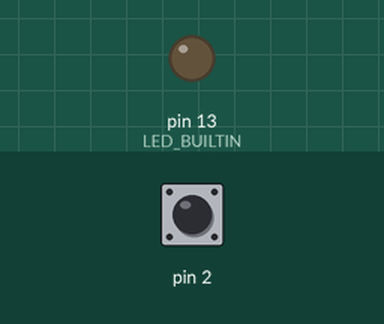
This sketch was run on a simulated Arduino Uno, built with avr-gcc and run on an emulated ATmega328P. Shown: output pins drawn as LEDs (lit = HIGH). The test bench sets the inputs (shaded band); at power-on: pin 2 HIGH.

Above: at 1.2 s.
1.3 s: pin 2 pulled LOW for 0.15 s
At 2.5 s:
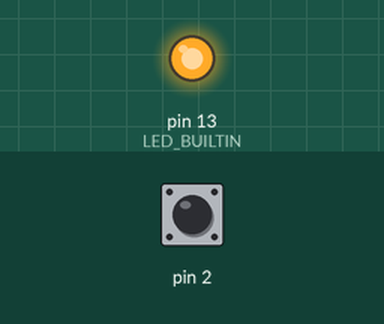
2.9 s: pin 2 pulled LOW for 1 s
At 3.9 s:
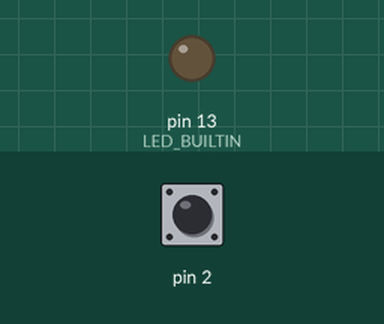
5.4 s: pin 2 pulled LOW for 3.2 s
At 5.8 s:
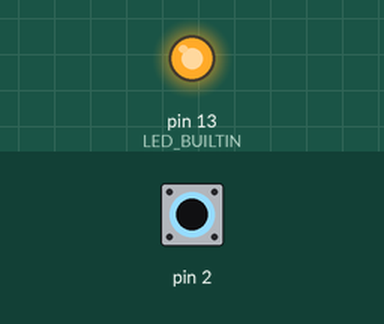
Timing chart, 0 to 8.4 s (numbered marks = the images above; inputs shaded):
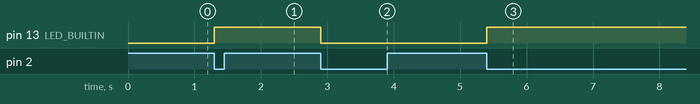

Measured:
- after the input at 1.3 s, pin 13 (LED_BUILTIN): LOW → HIGH at once
- after the input at 2.9 s, pin 13 (LED_BUILTIN): HIGH → LOW at once
- after the input at 5.4 s, pin 13 (LED_BUILTIN): LOW → HIGH at once

The sketch:

Interrupt.ino
```cpp
volatile unsigned long lastInterruptTime = 0;

void InterruptButton() {
  unsigned long now = millis();

  if (now - lastInterruptTime > 150) {   // debounce
    if (digitalRead(2) == LOW) {
      digitalWrite(LED_BUILTIN, !digitalRead(LED_BUILTIN));
    }
  }

  lastInterruptTime = now;
}

void setup() {
  pinMode(LED_BUILTIN, OUTPUT);
  pinMode(2, INPUT_PULLUP);
  attachInterrupt(digitalPinToInterrupt(2), InterruptButton, CHANGE);
}

void loop() {

}
```
